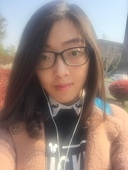
#> input picture snow/0000/picture.jpg, 128 x 170 px
$ python 0000.py
#> lines starting #> are read from the running program, lines starting #| are printed output that depends on the picture
from PIL import Image, ImageDraw, ImageFont


with Image.open("picture.jpg") as im:
#> im is the input picture: PIL image 128x170 RGB; mean R, G, B 148.6, 129.3, 121.7
    font = ImageFont.truetype("Arial.ttf", 20)
    width, height = im.size
#> width = 128; height = 170
    draw = ImageDraw.Draw(im)
    draw.text((4*width/5, 4), "+5", fill=(255, 0, 0), font=font)
    # im.show()
    im.save("newpic.jpg")
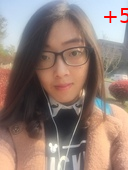
#> saved as newpic.jpg: PIL image 128x170 RGB; mean R, G, B 148.8, 128.3, 120.7
